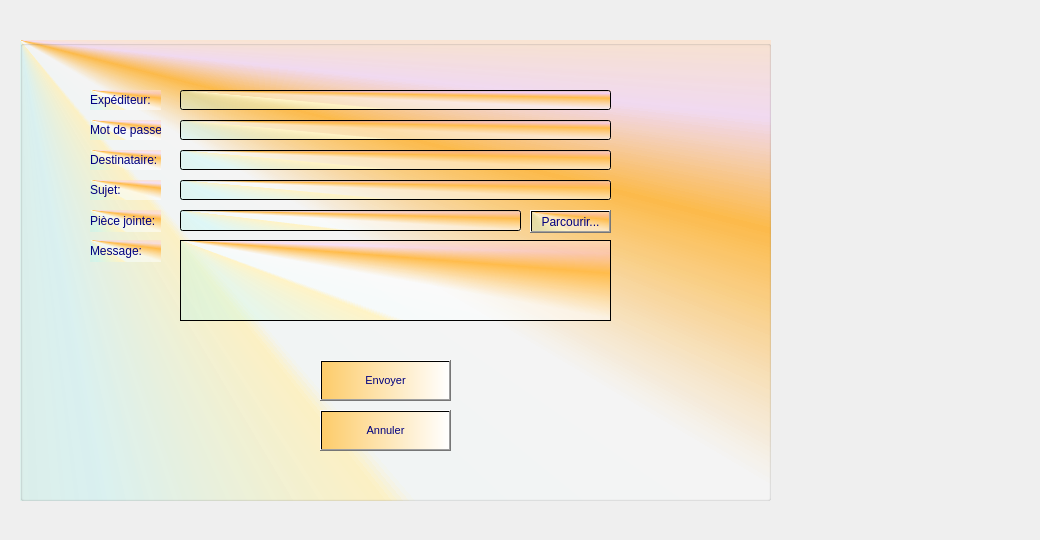
     <widget class="QWidget" name="tab_6">
      <attribute name="title">
       <string>Mail</string>
      </attribute>
      <widget class="QLabel" name="label_18">
       <property name="geometry">
        <rect>
         <x>-20</x>
         <y>0</y>
         <width>1031</width>
         <height>531</height>
        </rect>
       </property>
       <property name="text">
        <string/>
       </property>
       <property name="pixmap">
        <pixmap>../../../../../../../../../../images_projets/macaron-4701986_1920.jpg</pixmap>
       </property>
      </widget>
      <widget class="QGroupBox" name="groupBox_suppCa_5">
       <property name="geometry">
        <rect>
         <x>20</x>
         <y>40</y>
         <width>751</width>
         <height>461</height>
        </rect>
       </property>
       <property name="font">
        <font>
         <family>MS Shell Dlg 2</family>
         <pointsize>8</pointsize>
         <weight>50</weight>
         <italic>false</italic>
         <bold>false</bold>
        </font>
       </property>
       <property name="cursor">
        <cursorShape>ArrowCursor</cursorShape>
       </property>
       <property name="acceptDrops">
        <bool>false</bool>
       </property>
       <property name="layoutDirection">
        <enum>Qt::LeftToRight</enum>
       </property>
       <property name="autoFillBackground">
        <bool>false</bool>
       </property>
       <property name="styleSheet">
        <string notr="true">color:rgb(0, 0, 127);
font: 8pt &quot;MS Shell Dlg 2&quot;;

background-color: qconicalgradient(cx:0, cy:0, angle:135, stop:0 rgba(255, 192, 86, 255), stop:0.39196 rgba(170, 255, 255, 69), stop:0.447236 rgba(255, 243, 198, 255), stop:0.452261 rgba(249, 255, 255, 131), stop:0.502513 rgba(255, 255, 255, 130), stop:0.562814 rgba(255, 188, 75, 255), stop:0.59799 rgba(255, 170, 255, 69), stop:0.648241 rgba(255, 235, 182, 255));</string>
       </property>
       <property name="title">
        <string/>
       </property>
       <widget class="QLabel" name="label_19">
        <property name="geometry">
         <rect>
          <x>70</x>
          <y>50</y>
          <width>71</width>
          <height>20</height>
         </rect>
        </property>
        <property name="text">
         <string>Expéditeur:</string>
        </property>
       </widget>
       <widget class="QLabel" name="label_20">
        <property name="geometry">
         <rect>
          <x>70</x>
          <y>80</y>
          <width>71</width>
          <height>20</height>
         </rect>
        </property>
        <property name="text">
         <string>Mot de passe:</string>
        </property>
       </widget>
       <widget class="QLabel" name="label_21">
        <property name="geometry">
         <rect>
          <x>70</x>
          <y>140</y>
          <width>71</width>
          <height>20</height>
         </rect>
        </property>
        <property name="text">
         <string>Sujet:</string>
        </property>
       </widget>
       <widget class="QLabel" name="label_22">
        <property name="geometry">
         <rect>
          <x>70</x>
          <y>200</y>
          <width>71</width>
          <height>22</height>
         </rect>
        </property>
        <property name="text">
         <string>Message:</string>
        </property>
       </widget>
       <widget class="QLineEdit" name="uname_2">
        <property name="geometry">
         <rect>
          <x>160</x>
          <y>50</y>
          <width>431</width>
          <height>20</height>
         </rect>
        </property>
       </widget>
       <widget class="QLineEdit" name="paswd_2">
        <property name="geometry">
         <rect>
          <x>160</x>
          <y>80</y>
          <width>431</width>
          <height>20</height>
         </rect>
        </property>
        <property name="inputMask">
         <string/>
        </property>
        <property name="echoMode">
         <enum>QLineEdit::Password</enum>
        </property>
       </widget>
       <widget class="QLineEdit" name="rcpt_2">
        <property name="geometry">
         <rect>
          <x>160</x>
          <y>110</y>
          <width>431</width>
          <height>20</height>
         </rect>
        </property>
       </widget>
       <widget class="QLineEdit" name="subject_2">
        <property name="geometry">
         <rect>
          <x>160</x>
          <y>140</y>
          <width>431</width>
          <height>20</height>
         </rect>
        </property>
       </widget>
       <widget class="QPlainTextEdit" name="msg_2">
        <property name="geometry">
         <rect>
          <x>160</x>
          <y>200</y>
          <width>431</width>
          <height>81</height>
         </rect>
        </property>
       </widget>
       <widget class="QLabel" name="label_23">
        <property name="geometry">
         <rect>
          <x>70</x>
          <y>110</y>
          <width>71</width>
          <height>20</height>
         </rect>
        </property>
        <property name="text">
         <string>Destinataire:</string>
        </property>
       </widget>
       <widget class="QPushButton" name="exitBtn_2">
        <property name="geometry">
         <rect>
          <x>300</x>
          <y>370</y>
          <width>131</width>
          <height>41</height>
         </rect>
        </property>
        <property name="font">
         <font>
          <family>MS Shell Dlg 2</family>
          <pointsize>8</pointsize>
          <weight>50</weight>
          <italic>false</italic>
          <bold>false</bold>
          <underline>false</underline>
          <strikeout>false</strikeout>
         </font>
        </property>
        <property name="styleSheet">
         <string notr="true">background-color: qlineargradient(spread:pad, x1:0, y1:0, x2:1, y2:0, stop:0 rgba(253, 204, 106, 255), stop:1 rgba(255, 255, 255, 255));
color: rgb(0, 0, 127);
</string>
        </property>
        <property name="text">
         <string>Annuler</string>
        </property>
        <property name="icon">
         <iconset>
          <normaloff>../../../../../../../../../../images_projets/error.png</normaloff>../../../../../../../../../../images_projets/error.png</iconset>
        </property>
        <property name="iconSize">
         <size>
          <width>30</width>
          <height>50</height>
         </size>
        </property>
        <property name="checkable">
         <bool>false</bool>
        </property>
        <property name="autoRepeatDelay">
         <number>303</number>
        </property>
       </widget>
       <widget class="QPushButton" name="sendBtn_2">
        <property name="geometry">
         <rect>
          <x>300</x>
          <y>320</y>
          <width>131</width>
          <height>41</height>
         </rect>
        </property>
        <property name="font">
         <font>
          <family>MS Shell Dlg 2</family>
          <pointsize>8</pointsize>
          <weight>50</weight>
          <italic>false</italic>
          <bold>false</bold>
          <underline>false</underline>
          <strikeout>false</strikeout>
         </font>
        </property>
        <property name="styleSheet">
         <string notr="true">background-color: qlineargradient(spread:pad, x1:0, y1:0, x2:1, y2:0, stop:0 rgba(253, 204, 106, 255), stop:1 rgba(255, 255, 255, 255));
color: rgb(0, 0, 127);
</string>
        </property>
        <property name="text">
         <string>Envoyer</string>
        </property>
        <property name="icon">
         <iconset>
          <normaloff>../../../../../../../../../../images_projets/loading.gif</normaloff>../../../../../../../../../../images_projets/loading.gif</iconset>
        </property>
        <property name="iconSize">
         <size>
          <width>30</width>
          <height>50</height>
         </size>
        </property>
        <property name="checkable">
         <bool>false</bool>
        </property>
        <property name="autoRepeatDelay">
         <number>303</number>
        </property>
       </widget>
       <widget class="QPushButton" name="browseBtn_2">
        <property name="geometry">
         <rect>
          <x>510</x>
          <y>170</y>
          <width>81</width>
          <height>23</height>
         </rect>
        </property>
        <property name="text">
         <string>Parcourir...</string>
        </property>
       </widget>
       <widget class="QLineEdit" name="file_2">
        <property name="geometry">
         <rect>
          <x>160</x>
          <y>170</y>
          <width>341</width>
          <height>21</height>
         </rect>
        </property>
        <property name="readOnly">
         <bool>true</bool>
        </property>
       </widget>
       <widget class="QLabel" name="label_24">
        <property name="geometry">
         <rect>
          <x>70</x>
          <y>170</y>
          <width>71</width>
          <height>22</height>
         </rect>
        </property>
        <property name="text">
         <string>Pièce jointe:</string>
        </property>
       </widget>
      </widget>
     </widget>
